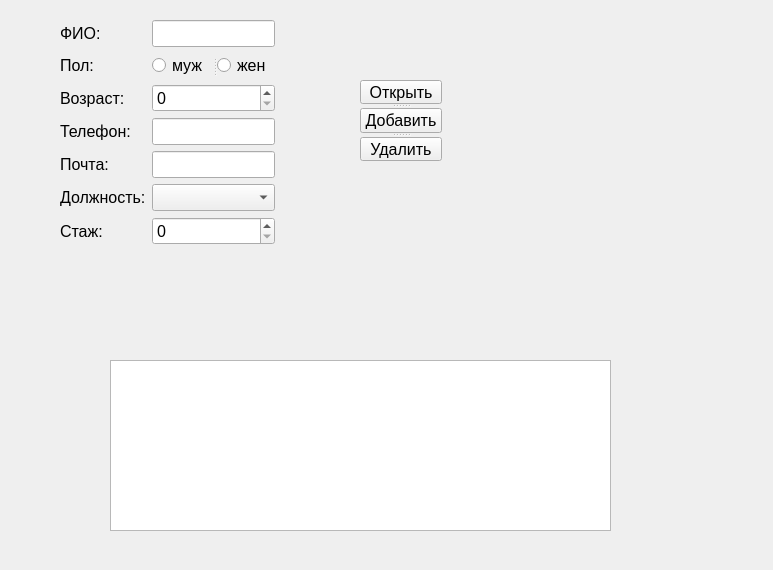
<?xml version="1.0" encoding="UTF-8"?>
<ui version="4.0">
 <class>Form</class>
 <widget class="QWidget" name="Form">
  <property name="geometry">
   <rect>
    <x>0</x>
    <y>0</y>
    <width>773</width>
    <height>570</height>
   </rect>
  </property>
  <property name="font">
   <font>
    <pointsize>12</pointsize>
   </font>
  </property>
  <property name="windowTitle">
   <string>сотрудники</string>
  </property>
  <widget class="QTableWidget" name="twStaffs">
   <property name="geometry">
    <rect>
     <x>110</x>
     <y>360</y>
     <width>501</width>
     <height>171</height>
    </rect>
   </property>
  </widget>
  <widget class="QWidget" name="layoutWidget">
   <property name="geometry">
    <rect>
     <x>60</x>
     <y>20</y>
     <width>215</width>
     <height>331</height>
    </rect>
   </property>
   <layout class="QFormLayout" name="formLayout">
    <item row="1" column="1">
     <widget class="QLineEdit" name="leFio"/>
    </item>
    <item row="1" column="0">
     <widget class="QLabel" name="label">
      <property name="text">
       <string>ФИО:</string>
      </property>
     </widget>
    </item>
    <item row="4" column="1">
     <widget class="QSpinBox" name="spAge"/>
    </item>
    <item row="2" column="0">
     <widget class="QLabel" name="label_2">
      <property name="text">
       <string>Пол:</string>
      </property>
     </widget>
    </item>
    <item row="2" column="1">
     <widget class="QSplitter" name="splitter">
      <property name="orientation">
       <enum>Qt::Horizontal</enum>
      </property>
      <widget class="QRadioButton" name="rbMale">
       <property name="text">
        <string>муж</string>
       </property>
      </widget>
      <widget class="QRadioButton" name="radioButton_2">
       <property name="text">
        <string>жен</string>
       </property>
      </widget>
     </widget>
    </item>
    <item row="4" column="0">
     <widget class="QLabel" name="label_3">
      <property name="text">
       <string>Возраст:</string>
      </property>
     </widget>
    </item>
    <item row="5" column="0">
     <widget class="QLabel" name="label_4">
      <property name="text">
       <string>Телефон:</string>
      </property>
     </widget>
    </item>
    <item row="5" column="1">
     <widget class="QLineEdit" name="lePhone"/>
    </item>
    <item row="6" column="0">
     <widget class="QLabel" name="label_5">
      <property name="text">
       <string>Почта:</string>
      </property>
     </widget>
    </item>
    <item row="6" column="1">
     <widget class="QLineEdit" name="leEmail"/>
    </item>
    <item row="7" column="0">
     <widget class="QLabel" name="label_6">
      <property name="text">
       <string>Должность:</string>
      </property>
     </widget>
    </item>
    <item row="7" column="1">
     <widget class="QComboBox" name="cbPost"/>
    </item>
    <item row="8" column="0">
     <widget class="QLabel" name="label_7">
      <property name="text">
       <string>Стаж:</string>
      </property>
     </widget>
    </item>
    <item row="8" column="1">
     <widget class="QSpinBox" name="spExp"/>
    </item>
   </layout>
  </widget>
  <widget class="QSplitter" name="splitter_2">
   <property name="geometry">
    <rect>
     <x>360</x>
     <y>80</y>
     <width>82</width>
     <height>81</height>
    </rect>
   </property>
   <property name="orientation">
    <enum>Qt::Vertical</enum>
   </property>
   <widget class="QPushButton" name="pbOpen">
    <property name="text">
     <string>Открыть</string>
    </property>
   </widget>
   <widget class="QPushButton" name="pbInsert">
    <property name="text">
     <string>Добавить</string>
    </property>
   </widget>
   <widget class="QPushButton" name="pbOpen_3">
    <property name="text">
     <string>Удалить</string>
    </property>
   </widget>
  </widget>
 </widget>
 <resources/>
 <connections/>
</ui>
